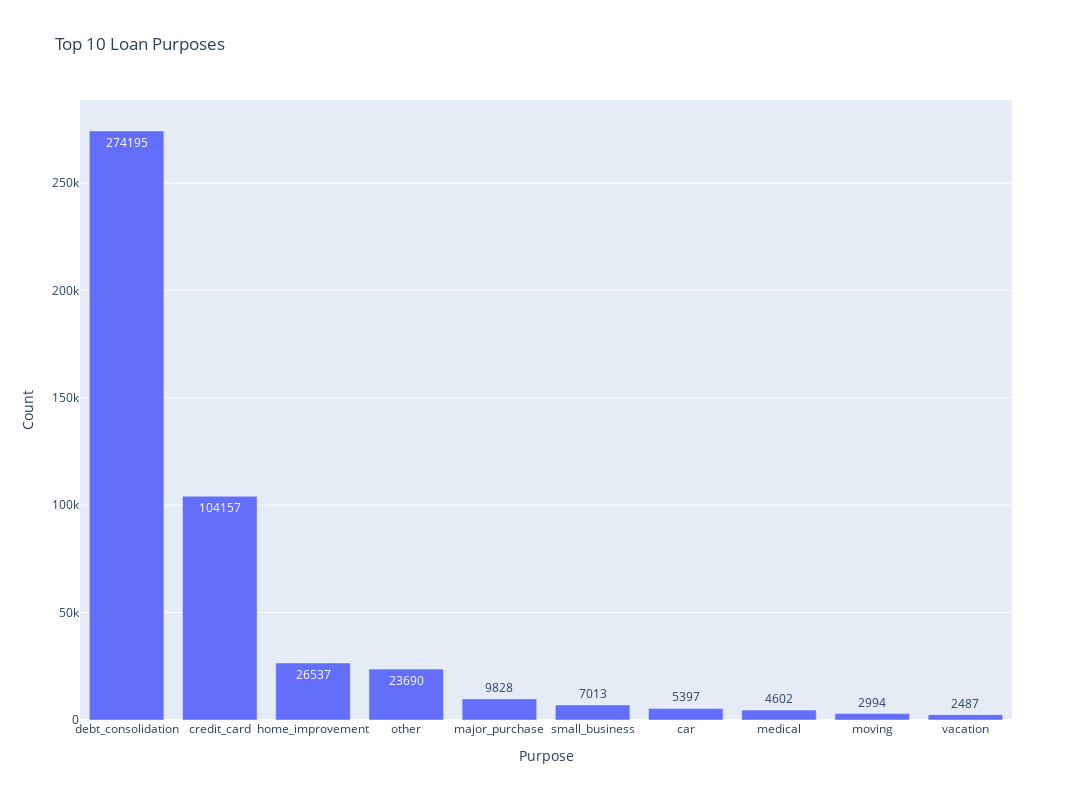

Notebook code for this chart:
### Code cell
# Get the Top 10 purposes by frequency
top_10_purpose = data['purpose'].value_counts().nlargest(10).reset_index()
top_10_purpose.columns = ['purpose', 'count']

# Create the bar chart using Plotly
fig = px.bar(top_10_purpose, 
             x='purpose', 
             y='count', 
             title='Top 10 Loan Purposes',
             labels={'purpose': 'Purpose', 'count': 'Count'},
             text='count',
             width=1500,  # width of the figure
             height=800)  # height of the figure

# Show the bar chart
fig.show()

### Figure 1 — Plotly figure (JSON) as saved in the notebook; plotly's stock layout.template omitted (floating-point values rounded to 4 significant figures)
{"data": [{"alignmentgroup": "True", "hovertemplate": "Purpose=%{x}<br>Count=%{text}<extra></extra>", "legendgroup": "", "marker": {"color": "#636efa", "pattern": {"shape": ""}}, "name": "", "offsetgroup": "", "orientation": "v", "showlegend": false, "text": [274195, 104157, 26537, 23690, 9828, 7013, 5397, 4602, 2994, 2487], "textposition": "auto", "type": "bar", "x": ["debt_consolidation", "credit_card", "home_improvement", "other", "major_purchase", "small_business", "car", "medical", "moving", "vacation"], "xaxis": "x", "y": [274195, 104157, 26537, 23690, 9828, 7013, 5397, 4602, 2994, 2487], "yaxis": "y"}], "layout": {"barmode": "relative", "height": 800, "legend": {"tracegroupgap": 0}, "title": {"text": "Top 10 Loan Purposes"}, "width": 1500, "xaxis": {"anchor": "y", "domain": [0, 1], "title": {"text": "Purpose"}}, "yaxis": {"anchor": "x", "domain": [0, 1], "title": {"text": "Count"}}}}
